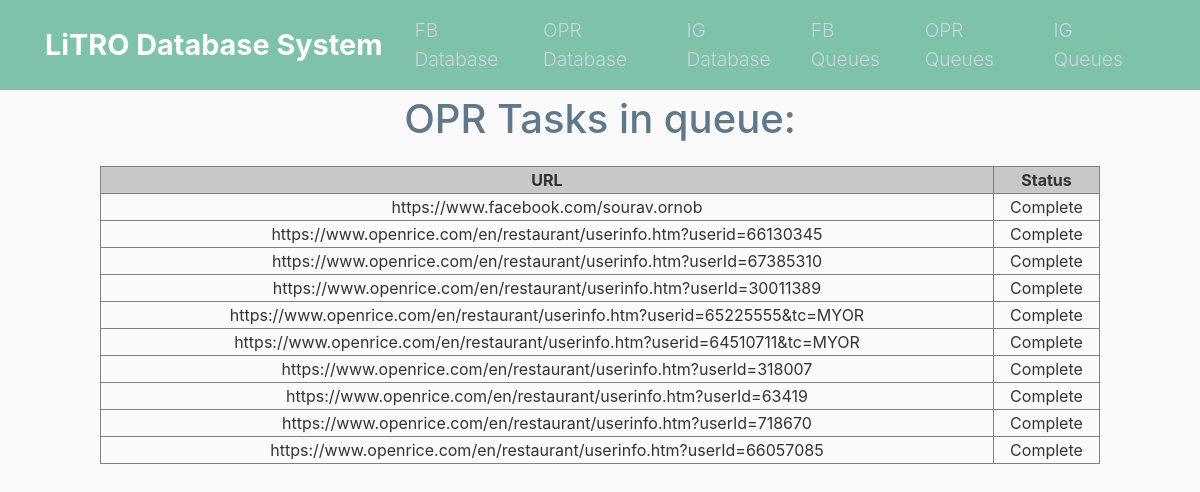
The page /OPR/TQ on the database its author committed.
### server/models/OPR_Queue.py (models this page shows, shortened)
class OPR_Queue(db.Model):  # object to store data about the tasks in queue
    id = db.Column(db.Integer, primary_key=True)
    url = db.Column(db.String(500), nullable=False)
    status = db.Column(db.String(10), nullable=False)

### server/opr_queue.py (the view)
@app.route('/OPR/TQ')  # for geting task queues
def get_OPRqueues():
    queues = OPR_Queue.query.all()
    all_queues = []
    for each in queues:
        queue_data = {'URL': each.url,'status': each.status}
        all_queues.append(queue_data)
    logmaker.logger.info(f"Printing all OPR queues by GET request.")
    return render_template('getOPRqueues.html', outputs=all_queues)

### server/templates/getOPRqueues.html (shortened to what this page needs)
<!DOCTYPE html>
<html lang="en">
  <head>
    <link rel="stylesheet" href="https://maxcdn.bootstrapcdn.com/bootstrap/4.0.0/css/bootstrap.min.css">
    <link rel="stylesheet" type="text/css" href="{{ url_for('static', filename='main.css') }}">
  </head>
  <body>
    <header class="site-header">
      <nav class="navbar navbar-expand-md navbar-dark bg-steel fixed-top">
        <div class="container">
          <a class="navbar-brand mr-4" href="/">LiTRO Database System</a>
          <div class="collapse navbar-collapse" id="navbarToggle">
            <div class="navbar-nav mr-auto">
              <a class="nav-item nav-link" href="/FB">FB Database</a>
              <a class="nav-item nav-link" href="/OPR">OPR Database</a>
              <a class="nav-item nav-link" href="/IG">IG Database</a>
            </div>
            <div class="navbar-nav">
              <a class="nav-item nav-link" href="/FB/TQ">FB Queues</a>
              <a class="nav-item nav-link" href="/OPR/TQ">OPR Queues</a>
              <a class="nav-item nav-link" href="/IG/TQ">IG Queues</a>
            </div>
          </div>
        </div>
      </nav>
    </header>
    <h1 style="text-align: center" class="heading-tag">OPR Tasks in queue:</h1>
    <table border="1" width="1000px" style="text-align: center; margin: auto">
      <tr>
        <th style="background-color: #c8c8c8">URL</th>
        <th style="background-color: #c8c8c8">Status</th>
      </tr>
      {% for each in outputs %}
      <tr width="50px">
        <td>{{ each.URL }}</td>
        <td>{{ each.status }}</td>
      </tr>
      {% endfor %}
    </table>
  </body>
</html>

### static/main.css (style rules this page uses)
body { background: #fafafa; color: #333333; margin-top: 5rem; }
h1, h2, h3, h4, h5, h6 { color: #444444; }
.bg-steel { background-color: #5f788a; }
.site-header .navbar-nav .nav-link { color: #cbd5db; }
.navbar-brand { font-size: 1.8rem; font-weight: bold; }
.navbar { background-color: #7EC2AA; }
.nav-link { font-weight: 300; font-size: 1.2rem; }
.heading-tag { color: #5f788a; padding: 15px; }

### rows shown on the page
OPR_Queue: URL "https://www.facebook.com/sourav.ornob", status "Complete"
OPR_Queue: URL "https://www.openrice.com/en/restaurant/userinfo.htm?userid=66130345", status "Complete"
OPR_Queue: URL "https://www.openrice.com/en/restaurant/userinfo.htm?userId=67385310", status "Complete"
OPR_Queue: URL "https://www.openrice.com/en/restaurant/userinfo.htm?userId=30011389", status "Complete"
OPR_Queue: URL "https://www.openrice.com/en/restaurant/userinfo.htm?userid=65225555&tc=MYOR", status "Complete"
OPR_Queue: URL "https://www.openrice.com/en/restaurant/userinfo.htm?userid=64510711&tc=MYOR", status "Complete"
OPR_Queue: URL "https://www.openrice.com/en/restaurant/userinfo.htm?userId=318007", status "Complete"
OPR_Queue: URL "https://www.openrice.com/en/restaurant/userinfo.htm?userId=63419", status "Complete"
OPR_Queue: URL "https://www.openrice.com/en/restaurant/userinfo.htm?userId=718670", status "Complete"
OPR_Queue: URL "https://www.openrice.com/en/restaurant/userinfo.htm?userId=66057085", status "Complete"
